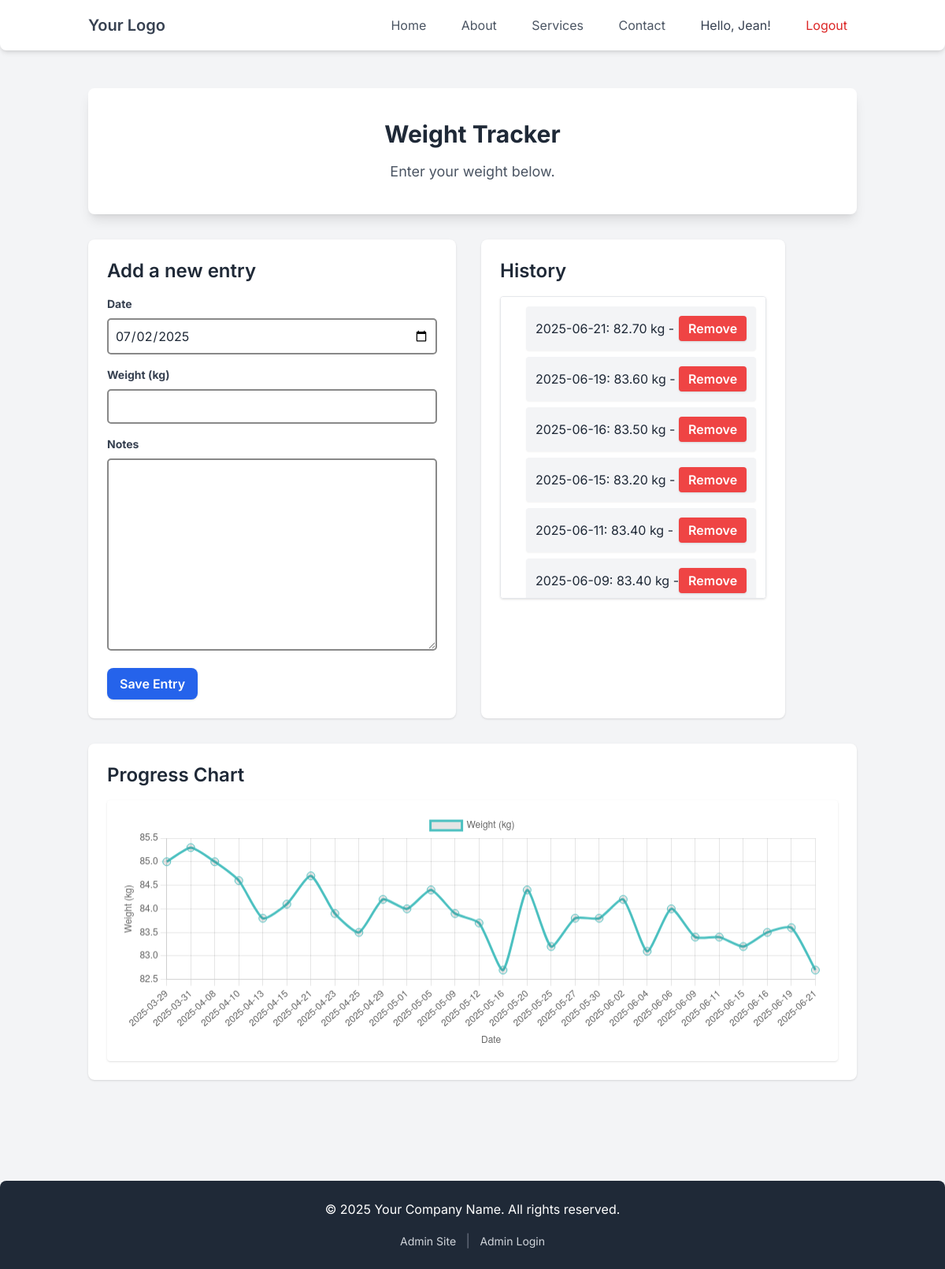
The app's page /weighttracker/ (signed in) with its own data.
### weighttracker/models.py (models this page shows, shortened)
class WeightTrackerElements(models.Model):
    user = models.ForeignKey(settings.AUTH_USER_MODEL, on_delete=models.CASCADE, related_name='weight_entries', null=True, blank=True)
    date = models.DateField(default=timezone.now, help_text="Date of measurement")
    weight_kg = models.DecimalField(max_digits=5, decimal_places=2, help_text="Weight in Kilograms")
    notes = models.TextField(blank=True, null=True)
    class Meta:
        ordering = ['-date']
        verbose_name_plural = "Weight Entries"

### weighttracker/views.py (the view)
# urls.py: path('', views.weighttrakerhome, name="weighttrackerhome"),
@login_required
def weighttrakerhome(request):
    if request.method == 'POST':
        weight_form = WeightEntryForm(request.POST)
        if weight_form.is_valid():
            entry = weight_form.save(commit=False)
            entry.user = request.user
            entry.save()
            return redirect('weighttrackerhome')
    else:
        weight_form = WeightEntryForm()
    existing_entries = WeightTrackerElements.objects.filter(user=request.user)
    entries = WeightTrackerElements.objects.filter(user=request.user).order_by('date')
    dates = [entry.date.strftime("%Y-%m-%d") for entry in entries]
    weights = [float(entry.weight_kg) for entry in entries]
    context = {
        'weight_form': weight_form,
        'entries': existing_entries,
        'weight_entries': entries,
        'chart_labels': json.dumps(dates),
        'chart_data': json.dumps(weights)
    }
    return render(request, "weighttracker/weighttrackerhome.html", context)

### weighttracker/forms.py
class WeightEntryForm(forms.ModelForm):
    class Meta:
        model = WeightTrackerElements
        exclude = ['user']
        widgets = {
            'date': forms.DateInput(attrs={'type': 'date'})
        }

### weighttracker/templates/weighttracker/weighttrackerhome.html (shortened to what this page needs)
{% extends "home/base.html" %}
{% load static %}
{% block content %}
<section class="text-center bg-white p-10 rounded-lg shadow-lg mb-8">
    <h1 class="text-3xl font-bold text-gray-800 mb-4">Weight Tracker</h1>
    <p1 class="text-lg text-gray-600">Enter your weight below.</p1>
</section>
<div style="display: flex; gap: 2rem;">
    <section class="bg-white p-6 rounded-lg shadow mb-8">
        <h2 class="text-2xl font-semibold mb-4">Add a new entry</h2>
        <form method="post" action="{% url 'weighttrackerhome' %}" novalidate>
            <div class="mb-4">
                <lable for="{{ weight_form.date.id_for_label }}" class="block text-gray-700 text-sm font-bold mb-2">Date</lable>
                {{ weight_form.date }}
            </div>
            <div class="mb-4">
                <lable for="{{ weight_form.weight_kg.id_for_label }}" class="block text-gray-700 text-sm font-bold mb-2">Weight (kg)</lable>
                {{ weight_form.weight_kg }}
            </div>
            <div class="mb-4">
                <lable for="{{ weight_form.notes.id_for_label }}" class="block text-gray-700 text-sm font-bold mb-2">Notes</lable>
                {{ weight_form.notes }}
            </div>
            <button type="submit" class="bg-blue-600 hover:bg-blue-700 text-white font-semibold py-2 px-4 rounded-lg shadow transition duration-300 ease-in-out">
                Save Entry
            </button>
        </form>
    </section>
    <section class="bg-white p-6 rounded-lg shadow mb-8">
        <h2 class="text-2xl font-semibold mb-4">History</h2>
        <div class="max-h-96 overflow-y-auto border rounded p-3 bg-white shadow">
            {% if entries %}
                <ul class="list-disc pl-5 space-y-2">
                    {% for entry in entries %}
                        <li class="flex items-center justify-between bg-gray-100 p-3 rounded shadow-sm">
                            {{ entry.date|date:"Y-m-d" }}: {{entry.weight_kg}} kg - {{ entry.notes }}
                            <form action="{% url 'delete_entry' entry.id %}" method="post" style="display: inline;">
                                <button
                                type="submit"
                                class="bg-red-500 hover:bg-red-600 text-white font-semibold py-1 px-3 rounded shadow transition duration-200"
                                onclick="return confirm('Delete this entry?')"
                                >
                                    Remove
                                </button>
                            </form>
                        </li>
                    {% empty %}
                        <li class="text-gray-500"> No entries yet.</li>
                    {% endfor %}
                </ul>
            {% else %}
                <p class="text-gray-500"> No entries yet.</p>
            {% endif %}
        </div>
    </section>
</div>
<section class="bg-white p-6 rounded-lg shadow mb-8">
    <h3 class="text-2xl font-semibold mb-4">Progress Chart</h3>
    <div class="bg-white p-4 shadow rounded">
        <canvas id="weightChart" height="100"></canvas>
    </div>
    <script>
        const labels = JSON.parse('{{ chart_labels|escapejs }}');
        const weights = JSON.parse('{{ chart_data|escapejs }}');
        const data = {
          labels: labels,
          datasets: [{
            label: 'Weight (kg)',
            data: weights,
            fill: false,
            borderColor: 'rgb(75, 192, 192)',
            tension: 0.2,
            pointRadius: 5,
            pointHoverRadius: 7
            }]
        };
        const config = {
            type: 'line',
            data: data,
            options: {
            responsive: true,
            plugins: {
                legend: { display: true, position: 'top' },
                tooltip: { enabled: true }
            },
            scales: {
                x: { title: { display: true, text: 'Date' }},
                y: { title: { display: true, text: 'Weight (kg)' }}
            }
            }
        };
        new Chart(document.getElementById('weightChart'), config);
    </script>
</section>
{% endblock content %}

### home/templates/home/base.html (shortened to what this page needs)
{% load static %}
<!DOCTYPE html>
<html lang="en">
<head>
    <script src="https://cdn.tailwindcss.com"></script>
    <link rel="stylesheet" href="{% static 'weighttracker/css/style.css' %}">
</head>
<body class="bg-gray-100 text-gray-800">
    <header class="bg-white shadow-md rounded-b-lg">
        <nav class="container mx-auto px-6 py-3 flex justify-between items-center">
            <div>
                <a href="#" class="text-xl font-semibold text-gray-700 hover:text-blue-600 rounded">Your Logo</a>
            </div>
            <div class="space-x-4">
                <a href="/" class="px-3 py-2 text-gray-600 hover:text-blue-600 rounded-md">Home</a>
                <a href="#" class="px-3 py-2 text-gray-600 hover:text-blue-600 rounded-md">About</a>
                <a href="#" class="px-3 py-2 text-gray-600 hover:text-blue-600 rounded-md">Services</a>
                <a href="#" class="px-3 py-2 text-gray-600 hover:text-blue-600 rounded-md">Contact</a>
                {% if user.is_authenticated %}
                    <span class="px-3 py-2 text-gray-700">Hello, {{ user.username }}!</span>
                    <form method="post" action="{% url 'logout' %}" style="display: inline;">
                        <button type="submit" class="px-3 py-2 text-red-600 hover:text-red-800 rounded-md bg-transparent border-none cursor-pointer">Logout</button>
                    </form>
                {% else %}
                    <a href="{% url 'login' %}" class="px-3 py-2 text-blue-600 hover:text-blue-800 rounded-md">Login</a>
                    <a href="{% url 'register' %}" class="px-3 py-2 text-green-600 hover:text-green-800 rounded-md">Register</a>
                {% endif %}
            </div>
        </nav>
    </header>
    <main class="container mx-auto px-6 py-12">
        {%block content %}{% endblock %}
    </main>
    <footer class="bg-gray-800 text-white mt-12 py-6 rounded-t-lg">
        <div class="container mx-auto px-6 text-center">
            <p>&copy; 2025 Your Company Name. All rights reserved.</p>
            <div class="mt-4">
                <a href="/admin/" class="text-gray-300 hover:text-white text-sm">Admin Site</a>
                <span class="text-gray-500 mx-2">|</span>
                <a href="/admin/login/" class="text-gray-300 hover:text-white text-sm">Admin Login</a>
            </div>
        </div>
    </footer>
</body>
</html>

### weighttracker/static/weighttracker/css/style.css (style rules this page uses)
input[type="date"], input[type="number"], textarea { border: 2px solid #888; border-radius: 5px; padding: 8px; width: 100%; box-sizing: border-box; }

### home/templates/home/base.html (style rules this page uses)
body { font-family: 'Inter', sans-serif; }

### records on screen
WeightTrackerElements: date "2025-06-21", weight_kg "82.70"
WeightTrackerElements: date "2025-06-19", weight_kg "83.60"
WeightTrackerElements: date "2025-06-16", weight_kg "83.50"
WeightTrackerElements: date "2025-06-15", weight_kg "83.20"
WeightTrackerElements: date "2025-06-11", weight_kg "83.40"
WeightTrackerElements: date "2025-06-09", weight_kg "83.40"

### other values on screen
{{ user.username }} "Jean"
chart data {{ chart_data|escapejs }} [85.0, 85.3, 85.0, 84.6, 83.8, 84.1, 84.7, 83.9, 83.5, 84.2, 84.0, 84.4, 83.9, 83.7, 82.7, 84.4, 83.2, 83.8, 83.8, 84.2, 83.1, 84.0, 83.4, 83.4, 83.2, 83.5, 83.6, 82.7]
